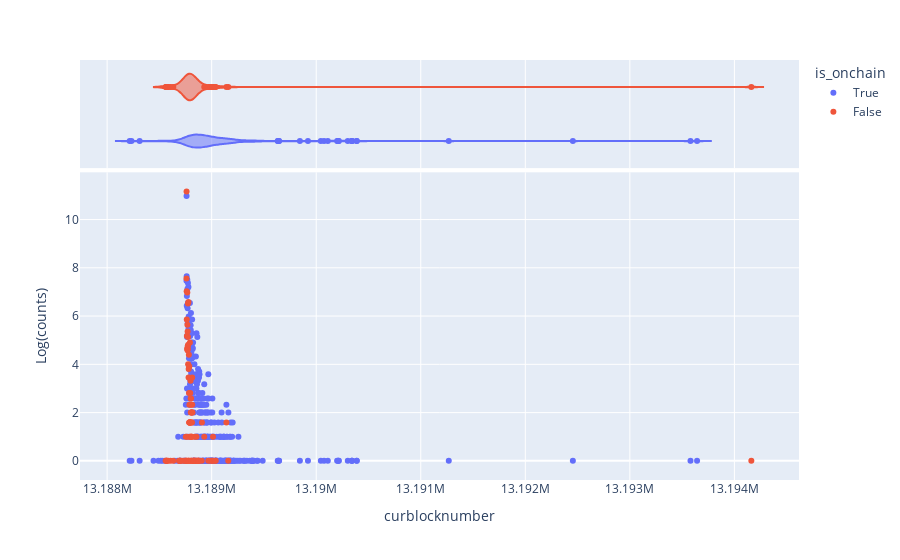

Notebook cell for this chart:
### Code cell
df1_counts['log_count'] = np.log2(df1_counts['count'])
fig = px.scatter(df1_counts, x="curblocknumber", y="log_count", color = "is_onchain", marginal_x="violin", labels = {"unique_values": "Block.no", "log_count": "Log(counts)"})
fig.show()

### Figure 1 — Plotly figure (JSON) as saved in the notebook; plotly's stock layout.template omitted (floating-point values rounded to 4 significant figures; data arrays with more than 128 entries replaced by an {"elided": "..."} marker saying what was removed)
{"data": [{"hovertemplate": "is_onchain=True<br>curblocknumber=%{x}<br>Log(counts)=%{y}<extra></extra>", "legendgroup": "True", "marker": {"color": "#636efa", "symbol": "circle"}, "mode": "markers", "name": "True", "orientation": "v", "showlegend": true, "type": "scatter", "x": {"elided": "336 int values"}, "xaxis": "x", "y": {"elided": "336 float values"}, "yaxis": "y"}, {"alignmentgroup": "True", "hovertemplate": "is_onchain=True<br>curblocknumber=%{x}<extra></extra>", "legendgroup": "True", "marker": {"color": "#636efa", "symbol": "circle"}, "name": "True", "offsetgroup": "True", "scalegroup": "x", "showlegend": false, "type": "violin", "x": {"elided": "336 int values"}, "xaxis": "x2", "yaxis": "y2"}, {"hovertemplate": "is_onchain=False<br>curblocknumber=%{x}<br>Log(counts)=%{y}<extra></extra>", "legendgroup": "False", "marker": {"color": "#EF553B", "symbol": "circle"}, "mode": "markers", "name": "False", "orientation": "v", "showlegend": true, "type": "scatter", "x": [13188560, 13188567, 13188568, 13188571, 13188584, 13188606, 13188633, 13188688, 13188692, 13188697, 13188701, 13188716, 13188735, 13188747, 13188753, 13188756, 13188758, 13188759, 13188760, 13188761, 13188762, 13188763, 13188764, 13188765, 13188766, 13188767, 13188768, 13188769, 13188770, 13188771, 13188772, 13188773, 13188774, 13188775, 13188776, 13188777, 13188778, 13188779, 13188780, 13188781, 13188782, 13188783, 13188784, 13188785, 13188786, 13188787, 13188788, 13188789, 13188790, 13188791, 13188792, 13188793, 13188794, 13188795, 13188796, 13188797, 13188798, 13188799, 13188800, 13188801, 13188802, 13188803, 13188804, 13188805, 13188806, 13188807, 13188808, 13188809, 13188810, 13188811, 13188812, 13188813, 13188814, 13188817, 13188821, 13188828, 13188830, 13188832, 13188835, 13188837, 13188838, 13188851, 13188854, 13188855, 13188863, 13188870, 13188871, 13188877, 13188879, 13188905, 13188907, 13188929, 13188968, 13188990, 13189006, 13189011, 13189013, 13189032, 13189039, 13189141, 13189159, 13194162], "xaxis": "x", "y": [0, 0, 0, 0, 0, 0, 0, 0, 0, 0, 0, 0, 0, 0, 1, 0, 0, 7.555, 11.16, 7.033, 5.858, 5.17, 0, 4.644, 1, 6.977, 5.644, 4.585, 5.358, 4.755, 4.644, 6.524, 5.129, 4, 4.807, 0, 6.585, 3.459, 3.807, 0, 4.392, 2.807, 0, 1.585, 3.907, 2.322, 1.585, 1.585, 1.585, 1, 4.907, 1.585, 1.585, 2.807, 1, 1.585, 3.322, 2.585, 2, 0, 2.585, 1, 2.322, 0, 2, 1.585, 0, 1, 2, 1, 1.585, 3.459, 2.322, 2, 0, 0, 0, 0, 0, 0, 1, 0, 0, 1, 0, 0, 0, 0, 0, 0, 1.585, 1, 0, 0, 0, 0, 1, 0, 0, 1.585, 0, 0], "yaxis": "y"}, {"alignmentgroup": "True", "hovertemplate": "is_onchain=False<br>curblocknumber=%{x}<extra></extra>", "legendgroup": "False", "marker": {"color": "#EF553B", "symbol": "circle"}, "name": "False", "offsetgroup": "False", "scalegroup": "x", "showlegend": false, "type": "violin", "x": [13188560, 13188567, 13188568, 13188571, 13188584, 13188606, 13188633, 13188688, 13188692, 13188697, 13188701, 13188716, 13188735, 13188747, 13188753, 13188756, 13188758, 13188759, 13188760, 13188761, 13188762, 13188763, 13188764, 13188765, 13188766, 13188767, 13188768, 13188769, 13188770, 13188771, 13188772, 13188773, 13188774, 13188775, 13188776, 13188777, 13188778, 13188779, 13188780, 13188781, 13188782, 13188783, 13188784, 13188785, 13188786, 13188787, 13188788, 13188789, 13188790, 13188791, 13188792, 13188793, 13188794, 13188795, 13188796, 13188797, 13188798, 13188799, 13188800, 13188801, 13188802, 13188803, 13188804, 13188805, 13188806, 13188807, 13188808, 13188809, 13188810, 13188811, 13188812, 13188813, 13188814, 13188817, 13188821, 13188828, 13188830, 13188832, 13188835, 13188837, 13188838, 13188851, 13188854, 13188855, 13188863, 13188870, 13188871, 13188877, 13188879, 13188905, 13188907, 13188929, 13188968, 13188990, 13189006, 13189011, 13189013, 13189032, 13189039, 13189141, 13189159, 13194162], "xaxis": "x2", "yaxis": "y2"}], "layout": {"autosize": true, "legend": {"title": {"text": "is_onchain"}, "tracegroupgap": 0}, "margin": {"t": 60}, "xaxis": {"anchor": "y", "autorange": true, "domain": [0, 1], "range": [13190000.0, 13190000.0], "title": {"text": "curblocknumber"}, "type": "linear"}, "xaxis2": {"anchor": "y2", "autorange": true, "domain": [0, 1], "matches": "x", "range": [13190000.0, 13190000.0], "showgrid": true, "showticklabels": false, "type": "linear"}, "yaxis": {"anchor": "x", "autorange": true, "domain": [0, 0.7326], "range": [-0.9584, 12.12], "title": {"text": "Log(counts)"}, "type": "linear"}, "yaxis2": {"anchor": "x2", "autorange": true, "domain": [0.7426, 1], "matches": "y2", "range": [-0.5, 1.5], "showgrid": false, "showline": false, "showticklabels": false, "ticks": "", "type": "category"}}}
